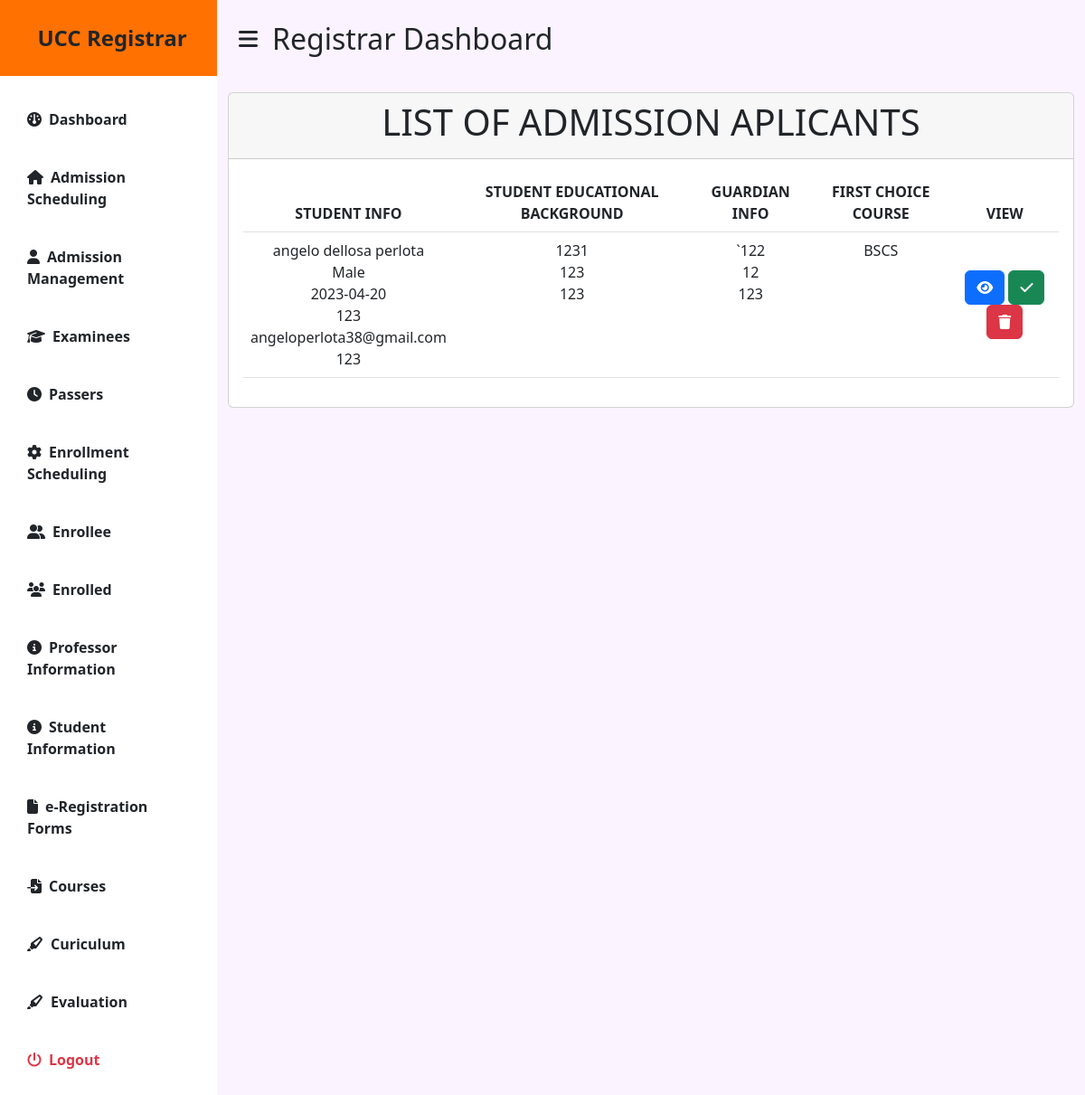
Screenshot of /organizeregistrar/REGISTRAR-ADMISSION-TBL.php with the database file from the repository.
### tables this page shows
CREATE TABLE `uccp_admission` (
  `id` int(11) NOT NULL,
  `name` varchar(255) NOT NULL,
  `gender` varchar(50) NOT NULL,
  `birthday` date NOT NULL,
  `birthplace` varchar(255) NOT NULL,
  `number` varchar(255) NOT NULL,
  `email` varchar(255) NOT NULL,
  `address` varchar(255) NOT NULL,
  `guardian` varchar(255) NOT NULL,
  `g-Occupation` varchar(255) NOT NULL,
  `g-Contact` varchar(255) NOT NULL,
  `g-Adress` varchar(255) NOT NULL,
  `primary` varchar(255) NOT NULL,
  `primary-Sy` varchar(255) NOT NULL,
  `highschool` varchar(255) NOT NULL,
  `highschool-Sy` varchar(255) NOT NULL,
  `shs` varchar(255) NOT NULL,
  `shs-Sy` varchar(255) NOT NULL,
  `firstchoice` varchar(255) NOT NULL,
  `requirements` varchar(255) NOT NULL,
  `picture` varchar(255) DEFAULT NULL,
  `proof` varchar(255) DEFAULT NULL,
  `card` varchar(255) DEFAULT NULL,
  `schoolyear` varchar(255) NOT NULL
);

### organizeregistrar/REGISTRAR-ADMISSION-TBL.php (the view, shortened to what this page needs)
<?php
include 'include/header.php';
?>
  <?php include 'include/sidebar.php'; ?>
  <div class="" id="page-content-wrapper">
    <nav class="navbar navbar-expand-lg navbar-light bg-transparent py-4 px-4">
      <div class="d-flex align-items-center">
        <i class="fas fa-bars primary-text fs-4 me-3" id="menu-toggle"></i>
        <h2 class="fs-2 m-0">Registrar Dashboard</h2>
      </div>
    </nav>
<div class="container py-3">
  <div class="row">
    <div class="col-md-12">
      <div class="card">
        <div class="card-header">
          <h1 align = "center">LIST OF ADMISSION APLICANTS</h1>
        </div>
        <div class="card-body">
          <?php
          include ("include/config.php");
          $sql= "SELECT * FROM `uccp_admission`";
          if($result = mysqli_query($conn,$sql)){}
            else{
              die($conn->error);
            }
            ?>
            <div class="table-responsive">
              <table class="table text-center cell-border table-hover" id="tbl">
                <thead>
                  <tr >
                    <th class="text-center" >STUDENT INFO</th>
                    <th class="text-center">STUDENT EDUCATIONAL BACKGROUND</th>
                    <th class="text-center">GUARDIAN INFO</th>
                    <th class="text-center">FIRST CHOICE COURSE</th>
                    <th class="text-center">VIEW</th>
                  </tr>
                </thead>
                <?php  while($row = mysqli_fetch_array($result)) { ?>
                  <tr id="row<?php echo $row['id'] ?>">
                    <td align="center"valign="center"><?php echo $row['name']; ?> <br> <?php echo $row['gender']; ?> <br> <?php echo $row['birthday']; ?> <br> <?php echo $row['address']; ?> <br>
                      <?php echo $row['email']; ?> <br> <?php echo $row['number']; ?> <br>
                    </td>
                    <td valign="center"> <?php echo $row['primary']; ?> <br> <?php echo $row['highschool']; ?> <br> <?php echo $row['shs']; ?> </td>
                    <td valign="center"> <?php echo $row['guardian']; ?> <br> <?php echo $row['g-Adress']; ?> <br> <?php echo $row['g-Contact']; ?></td>
                    <td valign="center"> <?php echo $row['firstchoice']; ?></td>
                    <td class="text-center align-middle"><button data-id='<?php echo $row['id'];?>' class="Requirements btn btn-primary"><i class="fa-solid fa-eye"></i></button>
                      <button onclick="Accept(<?php echo $row['id'];?>)" class="btn btn-success"><i class="fa-sharp fa-solid fa-check"></i></button>
                      <button onclick="Reject(<?php echo $row['id'];?>)" class="btn btn-danger"><i class="fa-solid fa-trash"></i></button></td>
                    </tr>
                  <?php }?>
                </table>
              </div>
            </div>
          </div>
        </div>
      </div>
    </div>
    <?php
    include 'include/footer.php';
    ?>

### organizeregistrar/registrar3.css (style rules this page uses)
#page-content-wrapper { min-width: 100vw; }
#menu-toggle { cursor: pointer; }
@media (min-width: 768px) { #page-content-wrapper { min-width: 0; width: 100%; } }

### rows the page displays
uccp_admission: name "angelo dellosa perlota", gender "Male", birthday "2023-04-20", address "123", email "angeloperlota38@gmail.com", number "123", primary "1231", highschool "123", shs "123", guardian "`122", value "12", value "123", firstchoice "BSCS"
